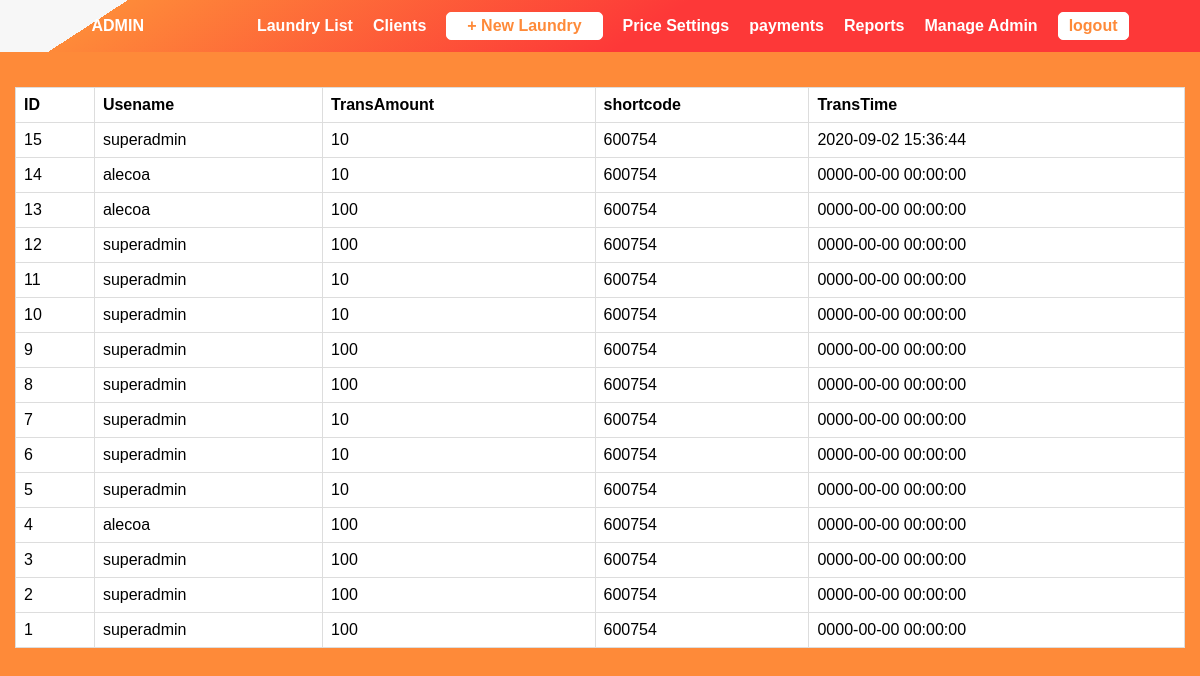
Screenshot of /admin/payment.php (signed in) with the database file from the repository.
### tables this page shows
CREATE TABLE `payment` (
  `id` int(10) NOT NULL,
  `Shotcode` int(7) NOT NULL,
  `amount` int(11) NOT NULL,
  `username` varchar(26) NOT NULL,
  `TransID` int(10) NOT NULL,
  `Transdate` timestamp NOT NULL DEFAULT current_timestamp() ON UPDATE current_timestamp()
);

### admin/payment.php (the view, shortened to what this page needs)
<?php
require('./header.php');
?>
<div class="table-area">
    <?php
    $mysqli = new mysqli("localhost", "root", "", "laundrydb");
    $sql = "SELECT * FROM payment ORDER BY payment.Transdate DESC";
    if ($result = $mysqli->query($sql)) {
        if ($result->num_rows > 0) {
            echo "<table class='admin-table'>";
            echo "<tr>";
            echo "<th class='table-head'>ID</th>";
            echo "<th class='table-head'>Usename</th>";
            echo "<th class='table-head'>TransAmount</th>";
            echo "<th class='table-head'>shortcode</th>";
            echo "<th class='table-head'>TransTime</th>";
            echo "</tr>";
            while ($row = $result->fetch_array()) {
                echo "<tr>";
                echo "<td class='table-head'>" . $row['id'] . "</td>";
                echo "<td class='table-head'>" . $row['username'] . "</td>";
                echo "<td class='table-head'>" . $row['amount'] . "</td>";
                echo "<td class='table-head'>" . $row['Shotcode'] . "</td>";
                echo "<td class='table-head'>" . $row['Transdate'] . "</td>";
                echo "</tr>";
            }
            echo "</table>";
        } else {
            echo "No records matching your query were found.";
        }
    } else {
        echo "ERROR: Could not able to execute $sql. " . $mysqli->error;
    }
    ?>
</div>

### styles/app.css (style rules this page uses)
* { margin: 0px; padding: 0px; box-sizing: border-box; }
body { background-color: #ffffff; color: #000000; font-family: 'Gill Sans', 'Gill Sans MT', Calibri, 'Trebuchet MS', sans-serif; }
.table-area { padding: 15px; }
.admin-table { background-color: white; font-family: arial, sans-serif; border-collapse: collapse; width: 100%; }
.table-head { border: 1px solid #dddddd; text-align: left; padding: 8px; }

### styles/landing.css (style rules this page uses)
* { box-sizing: border-box; }

### styles/client/login.css (style rules this page uses)
* { box-sizing: border-box; margin: 0; padding: 0; }
body { background-color: #fe8a39; }

### rows the page displays
payment: id "15", username "superadmin", amount "10", Shotcode "600754", Transdate "2020-09-02 15:36:44"
payment: id "14", username "alecoa", amount "10", Shotcode "600754", Transdate "0000-00-00 00:00:00"
payment: id "13", username "alecoa", amount "100", Shotcode "600754", Transdate "0000-00-00 00:00:00"
payment: id "12", username "superadmin", amount "100", Shotcode "600754", Transdate "0000-00-00 00:00:00"
payment: id "11", username "superadmin", amount "10", Shotcode "600754", Transdate "0000-00-00 00:00:00"
payment: id "10", username "superadmin", amount "10", Shotcode "600754", Transdate "0000-00-00 00:00:00"
payment: id "9", username "superadmin", amount "100", Shotcode "600754", Transdate "0000-00-00 00:00:00"
payment: id "8", username "superadmin", amount "100", Shotcode "600754", Transdate "0000-00-00 00:00:00"
payment: id "7", username "superadmin", amount "10", Shotcode "600754", Transdate "0000-00-00 00:00:00"
payment: id "6", username "superadmin", amount "10", Shotcode "600754", Transdate "0000-00-00 00:00:00"
payment: id "5", username "superadmin", amount "10", Shotcode "600754", Transdate "0000-00-00 00:00:00"
payment: id "4", username "alecoa", amount "100", Shotcode "600754", Transdate "0000-00-00 00:00:00"
payment: id "3", username "superadmin", amount "100", Shotcode "600754", Transdate "0000-00-00 00:00:00"
payment: id "2", username "superadmin", amount "100", Shotcode "600754", Transdate "0000-00-00 00:00:00"
payment: id "1", username "superadmin", amount "100", Shotcode "600754", Transdate "0000-00-00 00:00:00"
